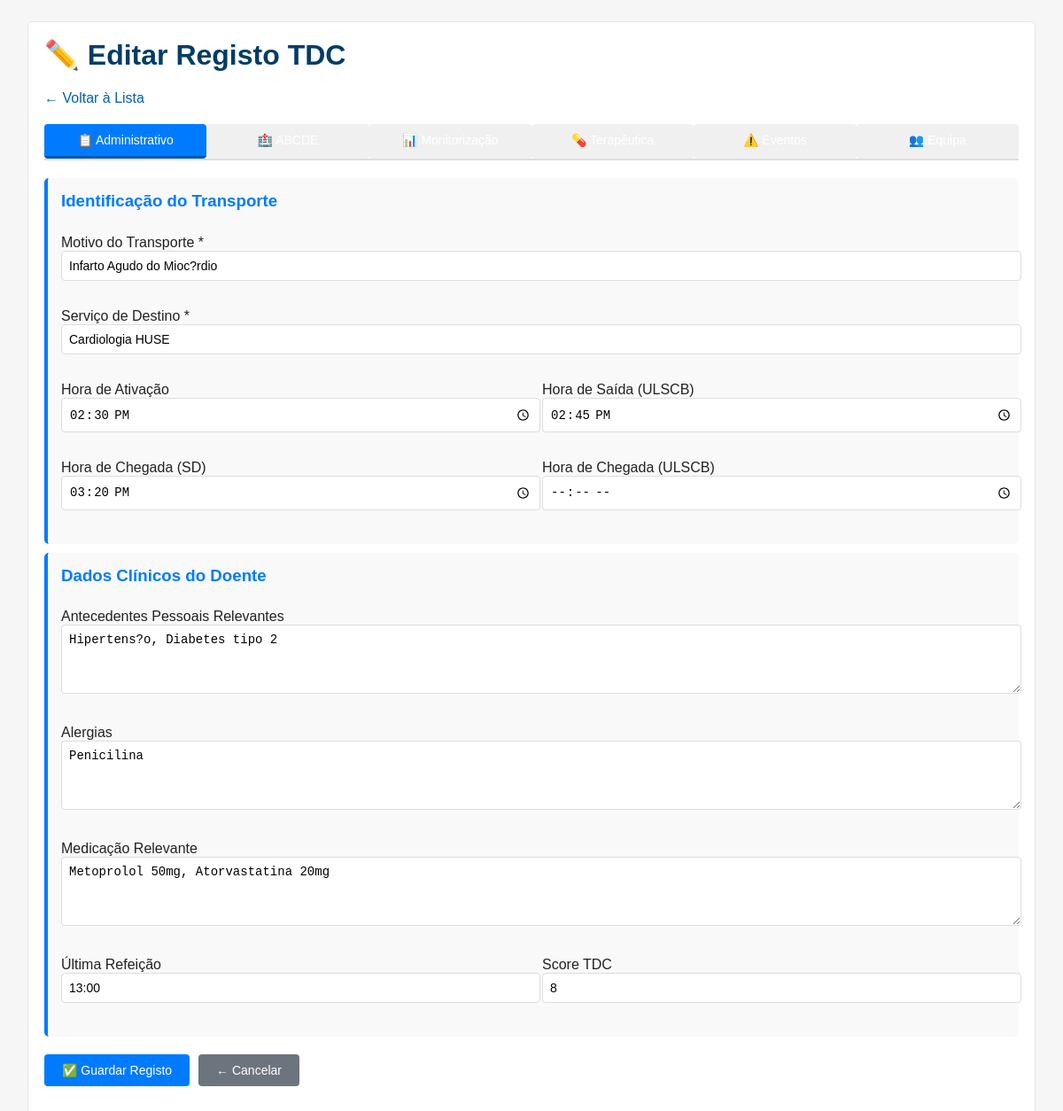
The page /tdc_form_novo.php?id=1 on the database its author committed.
### tables this page shows
CREATE TABLE `tdc_records` (
  `id_tdc` int(11) NOT NULL AUTO_INCREMENT,
  `created_by` int(11) NOT NULL,
  `motivo_transporte` varchar(500) DEFAULT NULL,
  `servico_destino` varchar(255) DEFAULT NULL,
  `hora_ativacao` time DEFAULT NULL,
  `hora_saida_ulscb` time DEFAULT NULL,
  `hora_chegada_sd` time DEFAULT NULL,
  `hora_chegada_ulscb` time DEFAULT NULL,
  `antecedentes_pessoais` text DEFAULT NULL,
  `alergias` text DEFAULT NULL,
  `medicacao_relevante` text DEFAULT NULL,
  `ultima_refeicao` varchar(255) DEFAULT NULL,
  `score_tdc` int(11) DEFAULT NULL,
  `created_at` timestamp NOT NULL DEFAULT current_timestamp(),
  `updated_at` timestamp NOT NULL DEFAULT current_timestamp() ON UPDATE current_timestamp(),
  PRIMARY KEY (`id_tdc`),
  KEY `fk_tdc_records_created_by` (`created_by`),
  KEY `idx_tdc_records_created_by` (`created_by`),
  KEY `idx_tdc_records_created_at` (`created_at`)
);

### config.php (called while the page is built, shortened)
<?php
if (!function_exists('esc')) {
    function esc($s){ return htmlspecialchars($s, ENT_QUOTES); }
}
?>

### tdc_form_novo.php (the view, shortened to what this page needs)
<?php
require 'config.php';
$uid = 1;
$id_tdc = isset($_GET['id']) ? (int)$_GET['id'] : null;
$is_edit = false;
$tdc = null;
if ($id_tdc) {
  $is_edit = true;
  $res = $mysqli->query("SELECT * FROM tdc_records WHERE id_tdc=$id_tdc AND created_by=$uid");
  if ($tdc = $res->fetch_assoc()) {
    $airway = $mysqli->query("SELECT * FROM tdc_airway WHERE id_tdc=$id_tdc")->fetch_assoc();
    $ventilation = $mysqli->query("SELECT * FROM tdc_ventilation WHERE id_tdc=$id_tdc")->fetch_assoc();
    $circulation = $mysqli->query("SELECT * FROM tdc_circulation WHERE id_tdc=$id_tdc")->fetch_assoc();
    $neurological = $mysqli->query("SELECT * FROM tdc_neurological WHERE id_tdc=$id_tdc")->fetch_assoc();
    $exposure = $mysqli->query("SELECT * FROM tdc_exposure WHERE id_tdc=$id_tdc")->fetch_assoc();
    $monitoring = $mysqli->query("SELECT * FROM tdc_monitoring WHERE id_tdc=$id_tdc ORDER BY sequencia")->fetch_all(MYSQLI_ASSOC);
    $perfusions = $mysqli->query("SELECT * FROM tdc_perfusions WHERE id_tdc=$id_tdc ORDER BY sequencia")->fetch_all(MYSQLI_ASSOC);
    $farmacos = $mysqli->query("SELECT * FROM tdc_farmacos WHERE id_tdc=$id_tdc ORDER BY sequencia")->fetch_all(MYSQLI_ASSOC);
    $intercurrencies = $mysqli->query("SELECT * FROM tdc_intercurrencies WHERE id_tdc=$id_tdc ORDER BY sequencia")->fetch_all(MYSQLI_ASSOC);
    $team = $mysqli->query("SELECT * FROM tdc_team WHERE id_tdc=$id_tdc")->fetch_assoc();
  } else {
    header('Location: tdc_list.php');
    exit;
  }
}
?>
<!doctype html>
<html>
<head>
<link rel="stylesheet" href="styles.css">
</head>
<body>
<div class="container">
  <h1><?php echo $is_edit ? '✏️ Editar Registo TDC' : '➕ Novo Registo TDC'; ?></h1>
  <nav>
    <a href="tdc_list.php">← Voltar à Lista</a>
  </nav>
  <form method="post" id="form_tdc">
    <div class="tabs">
      <button type="button" class="tab-btn active" data-tab="admin">📋 Administrativo</button>
      <button type="button" class="tab-btn" data-tab="abcde">🏥 ABCDE</button>
      <button type="button" class="tab-btn" data-tab="monitoring">📊 Monitorização</button>
      <button type="button" class="tab-btn" data-tab="terapeutica">💊 Terapêutica</button>
      <button type="button" class="tab-btn" data-tab="eventos">⚠️ Eventos</button>
      <button type="button" class="tab-btn" data-tab="equipa">👥 Equipa</button>
    </div>
    <div id="admin" class="tab-content active">
      <div class="section">
        <h3>Identificação do Transporte</h3>
        <div class="form-group">
          <label>Motivo do Transporte *<br>
            <input type="text" name="motivo_transporte" value="<?php echo isset($tdc) ? esc($tdc['motivo_transporte']) : ''; ?>" required>
          </label>
        </div>
        <div class="form-group">
          <label>Serviço de Destino *<br>
            <input type="text" name="servico_destino" value="<?php echo isset($tdc) ? esc($tdc['servico_destino']) : ''; ?>" required>
          </label>
        </div>
        <div class="form-group">
          <label>Hora de Ativação<br>
            <input type="time" name="hora_ativacao" value="<?php echo isset($tdc) ? esc($tdc['hora_ativacao']) : ''; ?>">
          </label>
          <label>Hora de Saída (ULSCB)<br>
            <input type="time" name="hora_saida_ulscb" value="<?php echo isset($tdc) ? esc($tdc['hora_saida_ulscb']) : ''; ?>">
          </label>
        </div>
        <div class="form-group">
          <label>Hora de Chegada (SD)<br>
            <input type="time" name="hora_chegada_sd" value="<?php echo isset($tdc) ? esc($tdc['hora_chegada_sd']) : ''; ?>">
          </label>
          <label>Hora de Chegada (ULSCB)<br>
            <input type="time" name="hora_chegada_ulscb" value="<?php echo isset($tdc) ? esc($tdc['hora_chegada_ulscb']) : ''; ?>">
          </label>
        </div>
      </div>
      <div class="section">
        <h3>Dados Clínicos do Doente</h3>
        <div class="form-group">
          <label>Antecedentes Pessoais Relevantes<br>
            <textarea name="antecedentes_pessoais"><?php echo isset($tdc) ? esc($tdc['antecedentes_pessoais']) : ''; ?></textarea>
          </label>
        </div>
        <div class="form-group">
          <label>Alergias<br>
            <textarea name="alergias"><?php echo isset($tdc) ? esc($tdc['alergias']) : ''; ?></textarea>
          </label>
        </div>
        <div class="form-group">
          <label>Medicação Relevante<br>
            <textarea name="medicacao_relevante"><?php echo isset($tdc) ? esc($tdc['medicacao_relevante']) : ''; ?></textarea>
          </label>
        </div>
        <div class="form-group">
          <label>Última Refeição<br>
            <input type="text" name="ultima_refeicao" value="<?php echo isset($tdc) ? esc($tdc['ultima_refeicao']) : ''; ?>">
          </label>
          <label>Score TDC<br>
            <input type="number" name="score_tdc" value="<?php echo isset($tdc) ? esc($tdc['score_tdc']) : ''; ?>" min="0">
          </label>
        </div>
      </div>
    </div>
    <div style="margin: 20px 0; display: flex; gap: 10px; flex-wrap: wrap;">
      <button type="submit" class="btn">✅ Guardar Registo</button>
      <a href="tdc_list.php" class="btn" style="background: #6c757d; text-decoration: none;">← Cancelar</a>
    </div>
  </form>
</div>
</body>
</html>

### styles.css (style rules this page uses)
:root { --sns-blue: #005EB8; --sns-dark: #003d66; --sns-accent: #00ADEF; --sns-yellow: #ffc107; --page-bg: #f6f6f6; --card-bg: #ffffff; --muted: #666; }
body { font-family: Arial, Helvetica, sans-serif; background: var(--page-bg); color: #222; }
.container { max-width: 1100px; margin: 24px auto; padding: 18px; background: var(--card-bg); border: 1px solid #e6e6e6; border-radius: 6px; }
h1 { margin-top:0;color:var(--sns-dark) }
label { display:block;margin:8px 0 }
input[type=text], input[type=email], input[type=password], textarea { width:100%;padding:8px;border:1px solid #ccc;border-radius:4px }
button { padding:8px 14px;background:var(--sns-blue);color:#fff;border:none;cursor:pointer;border-radius:4px }
nav a { margin-right:10px;color:var(--sns-blue);text-decoration:none }

### tdc_form_novo.php (style rules this page uses)
.tabs { display: flex; border-bottom: 2px solid #ddd; margin: 20px 0; flex-wrap: wrap; }
.tabs button { flex: 1; padding: 10px; background: #f0f0f0; border: none; cursor: pointer; font-size: 14px; border-bottom: 3px solid transparent; transition: all 0.3s; }
.tabs button.active { background: #007bff; color: white; border-bottom-color: #0056b3; }
.tab-content { display: none; animation: fadeIn 0.3s; }
.tab-content.active { display: block; }
.section { background: #f9f9f9; padding: 15px; margin: 10px 0; border-radius: 5px; border-left: 4px solid #007bff; }
.section h3 { margin-top: 0; color: #007bff; }
.form-group { margin: 15px 0; display: flex; gap: 20px; flex-wrap: wrap; }
.form-group label { flex: 1; min-width: 250px; }
.form-group input, .form-group textarea, .form-group select { width: 100%; padding: 8px; border: 1px solid #ddd; border-radius: 4px; font-size: 14px; }
.form-group textarea { resize: vertical; min-height: 60px; }
.btn { padding: 10px 20px; background: #007bff; color: white; border: none; border-radius: 4px; cursor: pointer; font-size: 14px; }

### rows shown on the page
tdc_records: motivo_transporte "Infarto Agudo do Mioc?rdio", servico_destino "Cardiologia HUSE", hora_ativacao "14:30:00", hora_saida_ulscb "14:45:00", hora_chegada_sd "15:20:00", antecedentes_pessoais "Hipertens?o, Diabetes tipo 2", alergias "Penicilina", medicacao_relevante "Metoprolol 50mg, Atorvastatina 20mg", ultima_refeicao "13:00", score_tdc "8"
